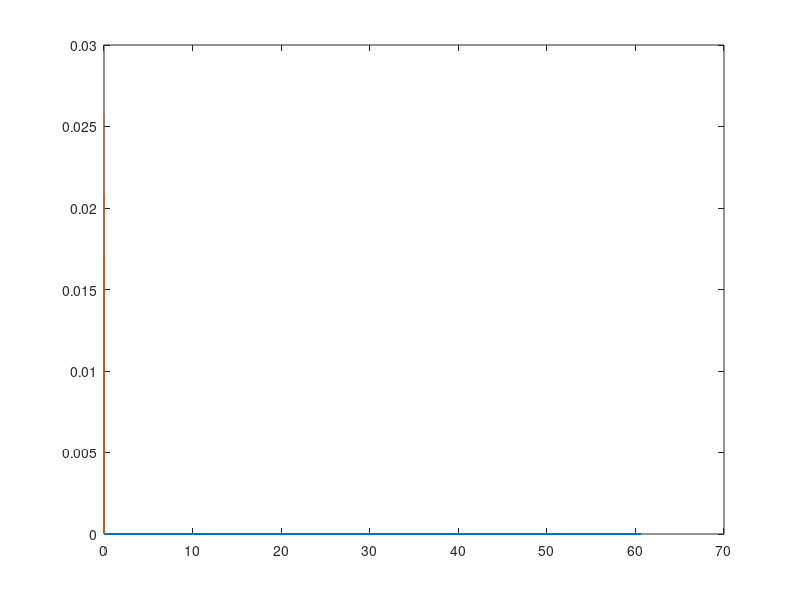

Write the MATLAB code that produced this figure. (Note: this script raises an error after producing the figure.)
%% Read .csv simulation files
t_F = csvread('t_F.csv', 1, 0);
t_R = csvread('t_R.csv', 1, 0);
tp_L = csvread('tp_L.csv', 1, 0);
tp_H = csvread('tp_H.csv', 1, 0);

%% Plot graphs
figure(1)
clf
for i = 1:7
    plot(t_F(:, (2*i-1)).*1e15, t_F(:, 2*i));
    hold on
end
grid on
title('Output 70%-30% falling time')
xlabel('Load Capacitance [fF]')

figure(2)
clf
for i = 1:7
    plot(t_R(:, (2*i-1)).*1e15, t_R(:, 2*i));
    hold on
end
grid on
title('Output 30%-70% rising time')
xlabel('Load Capacitance [fF]')

figure(3)
clf
for i = 1:7
    plot(tp_L(:, (2*i-1)).*1e15, tp_L(:, 2*i));
    hold on
end
grid on
title('Output falling 50%-50% propagation delay')
xlabel('Load Capacitance [fF]')

figure(4)
clf
for i = 1:7
    plot(tp_H(:, (2*i-1)).*1e15, tp_H(:, 2*i));
    hold on
end
grid on
title('Output rising 50%-50% propagation delay')
xlabel('Load Capacitance [fF]')